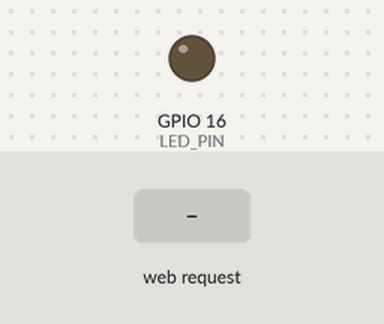
Bench run of a sketch on a simulated ESP8266 (NodeMCU). Parts: output pins drawn as LEDs (lit = HIGH). Inputs (shaded band) come from the test bench. WiFi joins after 1.5 s; servers stay silent unless stated; what the sketch prints to the serial monitor is not drawn.

Above: at 2.7 s.
2.8 s: HTTP request GET /OFF received
At 4.9 s:
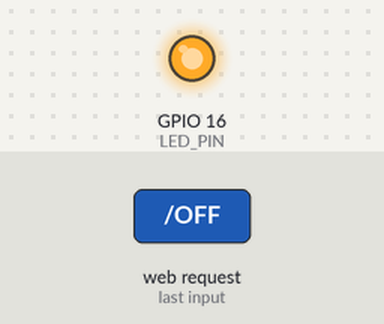
5.3 s: HTTP request GET /ON received
At 6.8 s:
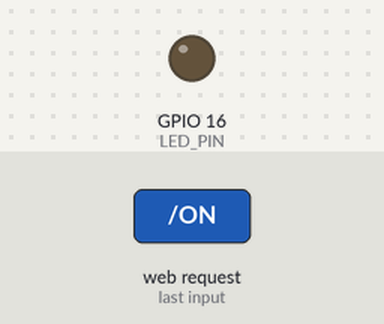
Timing chart, 0 to 8.3 s (numbered marks = the images above; inputs shaded):
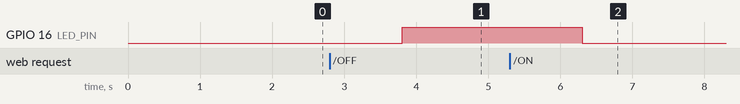

Measured:
- after the input at 2.8 s, GPIO 16 (LED_PIN): LOW → HIGH after 1.0 s
- after the input at 5.3 s, GPIO 16 (LED_PIN): HIGH → LOW after 1.0 s

The sketch:

simplewifi.ino
```cpp
#include <ESP8266WiFi.h>
#include <ESP8266WebServer.h>

const char* ssid = "Redmi";
const char* password = "lavish98";
//WiFi.mode(WIFI_AP);
//WiFi.softAP("SKSingh_IoT","12345678");

WiFiServer server(80);
int LED_PIN =16;
void setup() {


  WiFi.mode(WIFI_AP);
  WiFi.softAP("gaurd_iot","87654321");
  server.begin();
  //Static ip, gateway, netmask
  WiFi.config(IPAddress(10,171,83,100), IPAddress(10,171,83,148), IPAddress(255,255,255,0));

  Serial.begin(9600);
  IPAddress HTTPS_ServerIP=WiFi.softAPIP();
  //Serial.print("Serial IP is: ");
  //Serial.println(HTTPS_ServerIP);

  pinMode (LED_PIN, OUTPUT);
  digitalWrite (LED_PIN, LOW);

  //connect to wifi network
     Serial.println();
     Serial.println();
     Serial.print("Connecting to");
     Serial.println(ssid);

     WiFi.begin(ssid,password);

     while(WiFi.status()!=WL_CONNECTED){
      delay(500);
      Serial.print(".");
     }
     Serial.println("");
     Serial.println("WIFI Connected");

     //start the server
     server.begin();
     Serial.println("Server Started");

     //print IP address
     Serial.print("Use This url to connect");
     Serial.print("http://");
     Serial.print(WiFi.localIP());
     Serial.print("/");

}

void loop() {
    //server.handelClient();

  // put your main code here, to run repeatedly:
  WiFiClient client = server.available();
  if (!client) {
    return;
  }
    Serial.println("Somebody has connected :)");
    String request = client.readString();

    Serial.println(request);
    if (request.indexOf("/OFF") != -1)
    {
        digitalWrite (LED_PIN, HIGH);
     }else if(request.indexOf("/ON") != -1)
    {
        digitalWrite (LED_PIN, LOW);
     }


     //Prepare the HTML Document to respond add button
     String s = "HTTP/1.1 200 OK\r\n";
     s+="Content-Type: text/html\r\n\r\n";
     s+="<!DOCTYPE HTML>\r\n<html>\r\n";
     s+="<br><button name=\"b1\" onclick=\"location.href='/ON'\">Turn LED ON</button>";
     s+="<br><br><br>";
     //s+="<br><input type\"submit\" name=\"b1\" value=\"Turn LED OFF\" onclick=\"location.href='/OFF'\">";
     s+="<br><button name=\"b1\" onclick=\"location.href='/OFF'\">Turn LED OFF</button>";
     s+="</html>\n";
     //Server the HTML document to browser
     client.flush();
     client.println(s);
     delay(1);
     Serial.println("Client disconnected");


}
```
